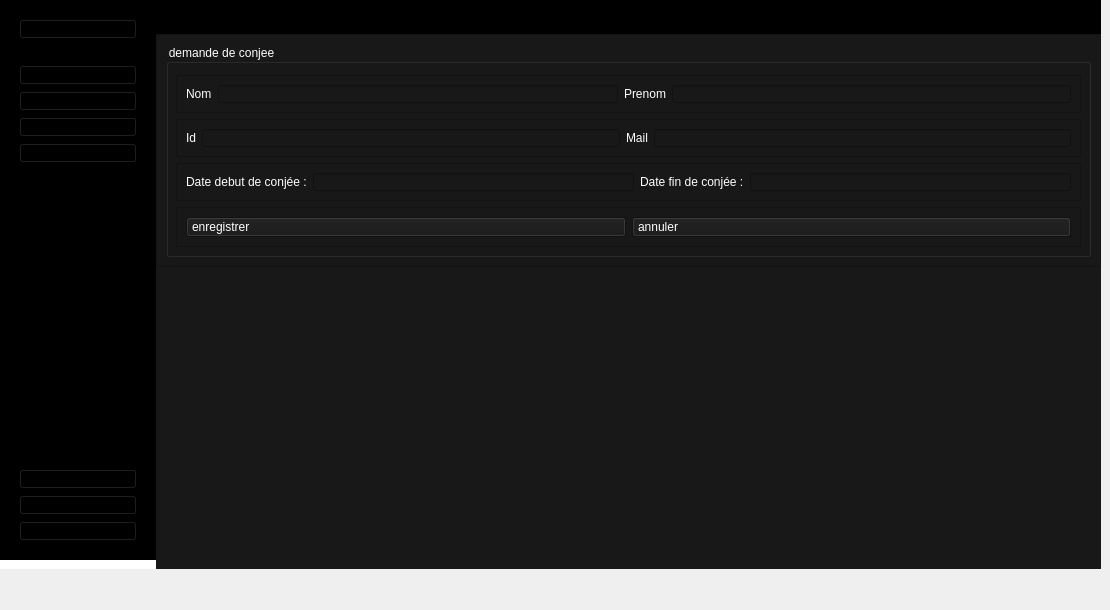
        <widget class="QWidget" name="AddPage_5">
         <widget class="QWidget" name="centralwidget_10">
          <property name="geometry">
           <rect>
            <x>0</x>
            <y>0</y>
            <width>1101</width>
            <height>601</height>
           </rect>
          </property>
          <property name="styleSheet">
           <string notr="true">*{
padding:0;
margin:0;
}
QPushButton{
	text-align:left;
	padding:2px 5px;
	font: 75 9pt &quot;MS Shell Dlg 2&quot;;
}
#leftMenuSubContainer QPushButton{
	text-align:left;
	padding:5px 10px;
}</string>
          </property>
          <layout class="QFormLayout" name="formLayout_23">
           <property name="horizontalSpacing">
            <number>0</number>
           </property>
           <property name="verticalSpacing">
            <number>0</number>
           </property>
           <property name="leftMargin">
            <number>0</number>
           </property>
           <property name="topMargin">
            <number>0</number>
           </property>
           <property name="rightMargin">
            <number>0</number>
           </property>
           <property name="bottomMargin">
            <number>0</number>
           </property>
           <item row="0" column="0">
            <widget class="QWidget" name="leftMenuContainer_19" native="true">
             <property name="styleSheet">
              <string notr="true">background-color:#FFF;
</string>
             </property>
             <layout class="QVBoxLayout" name="verticalLayout_99">
              <property name="leftMargin">
               <number>0</number>
              </property>
              <property name="topMargin">
               <number>0</number>
              </property>
              <property name="rightMargin">
               <number>0</number>
              </property>
              <item>
               <widget class="QWidget" name="leftMenuSubContainer_19" native="true">
                <property name="styleSheet">
                 <string notr="true">background-color:rgb(0, 0, 0);</string>
                </property>
                <layout class="QVBoxLayout" name="verticalLayout_100">
                 <item alignment="Qt::AlignTop">
                  <widget class="QFrame" name="UserSideMenu_19">
                   <property name="frameShape">
                    <enum>QFrame::StyledPanel</enum>
                   </property>
                   <property name="frameShadow">
                    <enum>QFrame::Raised</enum>
                   </property>
                   <layout class="QHBoxLayout" name="horizontalLayout_63">
                    <item>
                     <widget class="QPushButton" name="Account_19">
                      <property name="toolTip">
                       <string>User</string>
                      </property>
                      <property name="toolTipDuration">
                       <number>16</number>
                      </property>
                      <property name="text">
                       <string>My account</string>
                      </property>
                      <property name="icon">
                       <iconset>
                        <normalon>icon/user.svg</normalon>
                       </iconset>
                      </property>
                      <property name="iconSize">
                       <size>
                        <width>20</width>
                        <height>20</height>
                       </size>
                      </property>
                     </widget>
                    </item>
                   </layout>
                  </widget>
                 </item>
                 <item alignment="Qt::AlignTop">
                  <widget class="QFrame" name="MainFunctions_19">
                   <property name="sizePolicy">
                    <sizepolicy hsizetype="Preferred" vsizetype="Preferred">
                     <horstretch>0</horstretch>
                     <verstretch>0</verstretch>
                    </sizepolicy>
                   </property>
                   <property name="frameShape">
                    <enum>QFrame::StyledPanel</enum>
                   </property>
                   <property name="frameShadow">
                    <enum>QFrame::Raised</enum>
                   </property>
                   <layout class="QVBoxLayout" name="verticalLayout_101">
                    <item>
                     <widget class="QPushButton" name="HomeBtn_19">
                      <property name="toolTip">
                       <string>Home</string>
                      </property>
                      <property name="text">
                       <string>Home</string>
                      </property>
                      <property name="icon">
                       <iconset>
                        <normaloff>icon/home.svg</normaloff>
                        <normalon>icon/home.svg</normalon>icon/home.svg</iconset>
                      </property>
                      <property name="iconSize">
                       <size>
                        <width>20</width>
                        <height>20</height>
                       </size>
                      </property>
                     </widget>
                    </item>
                    <item>
                     <widget class="QPushButton" name="DataBtn_19">
                      <property name="toolTip">
                       <string>Data</string>
                      </property>
                      <property name="text">
                       <string>Data</string>
                      </property>
                      <property name="icon">
                       <iconset>
                        <normaloff>icon/database.svg</normaloff>
                        <normalon>icon/database.svg</normalon>icon/database.svg</iconset>
                      </property>
                      <property name="iconSize">
                       <size>
                        <width>20</width>
                        <height>20</height>
                       </size>
                      </property>
                     </widget>
                    </item>
                    <item>
                     <widget class="QPushButton" name="addeq_19">
                      <property name="styleSheet">
                       <string notr="true">font: 75 9pt &quot;MS Shell Dlg 2&quot;;</string>
                      </property>
                      <property name="text">
                       <string>Ajouter employee</string>
                      </property>
                      <property name="icon">
                       <iconset>
                        <normaloff>icon/plus.svg</normaloff>icon/plus.svg</iconset>
                      </property>
                      <property name="iconSize">
                       <size>
                        <width>20</width>
                        <height>20</height>
                       </size>
                      </property>
                     </widget>
                    </item>
                    <item>
                     <widget class="QPushButton" name="PdfBtn_24">
                      <property name="toolTip">
                       <string>Pdf</string>
                      </property>
                      <property name="text">
                       <string>demande de conjée</string>
                      </property>
                      <property name="icon">
                       <iconset>
                        <normaloff>icon/printer.svg</normaloff>
                        <normalon>icon/printer.svg</normalon>icon/printer.svg</iconset>
                      </property>
                      <property name="iconSize">
                       <size>
                        <width>20</width>
                        <height>20</height>
                       </size>
                      </property>
                     </widget>
                    </item>
                    <item>
                     <spacer name="verticalSpacer_127">
                      <property name="orientation">
                       <enum>Qt::Vertical</enum>
                      </property>
                      <property name="sizeHint" stdset="0">
                       <size>
                        <width>20</width>
                        <height>40</height>
                       </size>
                      </property>
                     </spacer>
                    </item>
                    <item>
                     <spacer name="verticalSpacer_128">
                      <property name="orientation">
                       <enum>Qt::Vertical</enum>
                      </property>
                      <property name="sizeHint" stdset="0">
                       <size>
                        <width>20</width>
                        <height>40</height>
                       </size>
                      </property>
                     </spacer>
                    </item>
                    <item>
                     <spacer name="verticalSpacer_129">
                      <property name="orientation">
                       <enum>Qt::Vertical</enum>
                      </property>
                      <property name="sizeHint" stdset="0">
                       <size>
                        <width>20</width>
                        <height>40</height>
                       </size>
                      </property>
                     </spacer>
                    </item>
                    <item>
                     <spacer name="verticalSpacer_130">
                      <property name="orientation">
                       <enum>Qt::Vertical</enum>
                      </property>
                      <property name="sizeHint" stdset="0">
                       <size>
                        <width>20</width>
                        <height>40</height>
                       </size>
                      </property>
                     </spacer>
                    </item>
                    <item>
                     <spacer name="verticalSpacer_131">
                      <property name="orientation">
                       <enum>Qt::Vertical</enum>
                      </property>
                      <property name="sizeHint" stdset="0">
                       <size>
                        <width>20</width>
                        <height>40</height>
                       </size>
                      </property>
                     </spacer>
                    </item>
                    <item>
                     <spacer name="verticalSpacer_132">
                      <property name="orientation">
                       <enum>Qt::Vertical</enum>
                      </property>
                      <property name="sizeHint" stdset="0">
                       <size>
                        <width>20</width>
                        <height>40</height>
                       </size>
                      </property>
                     </spacer>
                    </item>
                    <item>
                     <spacer name="verticalSpacer_133">
                      <property name="orientation">
                       <enum>Qt::Vertical</enum>
                      </property>
                      <property name="sizeHint" stdset="0">
                       <size>
                        <width>20</width>
                        <height>40</height>
                       </size>
                      </property>
                     </spacer>
                    </item>
                   </layout>
                  </widget>
                 </item>
                 <item alignment="Qt::AlignBottom">
                  <widget class="QFrame" name="AppFunction_19">
                   <property name="frameShape">
                    <enum>QFrame::StyledPanel</enum>
                   </property>
                   <property name="frameShadow">
                    <enum>QFrame::Raised</enum>
                   </property>
                   <layout class="QVBoxLayout" name="verticalLayout_102">
                    <item>
                     <widget class="QPushButton" name="SettingsBtn_19">
                      <property name="toolTip">
                       <string>Settings</string>
                      </property>
                      <property name="text">
                       <string>Settings</string>
                      </property>
                      <property name="icon">
                       <iconset>
                        <normaloff>icon/settings.svg</normaloff>
                        <disabledoff>icon/settings.svg</disabledoff>icon/settings.svg</iconset>
                      </property>
                      <property name="iconSize">
                       <size>
                        <width>20</width>
                        <height>20</height>
                       </size>
                      </property>
                     </widget>
                    </item>
                    <item>
                     <widget class="QPushButton" name="HelpBtn_19">
                      <property name="toolTip">
                       <string>Help</string>
                      </property>
                      <property name="text">
                       <string>Help</string>
                      </property>
                      <property name="icon">
                       <iconset>
                        <normaloff>icon/help-circle.svg</normaloff>
                        <normalon>icon/help-circle.svg</normalon>icon/help-circle.svg</iconset>
                      </property>
                      <property name="iconSize">
                       <size>
                        <width>20</width>
                        <height>20</height>
                       </size>
                      </property>
                     </widget>
                    </item>
                    <item>
                     <widget class="QPushButton" name="LogoutBtn_19">
                      <property name="toolTip">
                       <string>Logout</string>
                      </property>
                      <property name="text">
                       <string>Logout</string>
                      </property>
                      <property name="icon">
                       <iconset>
                        <normaloff>icon/log-out.svg</normaloff>
                        <normalon>icon/log-out.svg</normalon>icon/log-out.svg</iconset>
                      </property>
                      <property name="iconSize">
                       <size>
                        <width>20</width>
                        <height>20</height>
                       </size>
                      </property>
                     </widget>
                    </item>
                   </layout>
                  </widget>
                 </item>
                </layout>
               </widget>
              </item>
             </layout>
            </widget>
           </item>
           <item row="0" column="1">
            <widget class="QWidget" name="mainBodyContainer_19" native="true">
             <property name="styleSheet">
              <string notr="true">background-color:#181818 ;</string>
             </property>
             <layout class="QFormLayout" name="formLayout_24">
              <property name="horizontalSpacing">
               <number>0</number>
              </property>
              <property name="verticalSpacing">
               <number>0</number>
              </property>
              <property name="leftMargin">
               <number>0</number>
              </property>
              <property name="topMargin">
               <number>0</number>
              </property>
              <property name="rightMargin">
               <number>0</number>
              </property>
              <property name="bottomMargin">
               <number>0</number>
              </property>
              <item row="0" column="0" colspan="2">
               <widget class="QFrame" name="TopBar_19">
                <property name="styleSheet">
                 <string notr="true">background-color:rgb(0, 0, 0);</string>
                </property>
                <property name="frameShape">
                 <enum>QFrame::StyledPanel</enum>
                </property>
                <property name="frameShadow">
                 <enum>QFrame::Raised</enum>
                </property>
                <layout class="QVBoxLayout" name="verticalLayout_103">
                 <item>
                  <widget class="QLabel" name="Actor_19">
                   <property name="styleSheet">
                    <string notr="true">font: 75 16pt &quot;MS Shell Dlg 2&quot;;
</string>
                   </property>
                   <property name="text">
                    <string>Responsable Ressource Humaine</string>
                   </property>
                  </widget>
                 </item>
                </layout>
               </widget>
              </item>
              <item row="1" column="0" colspan="2">
               <widget class="QFrame" name="MainContent_19">
                <property name="styleSheet">
                 <string notr="true">background-color:#181818 ;</string>
                </property>
                <property name="frameShape">
                 <enum>QFrame::StyledPanel</enum>
                </property>
                <property name="frameShadow">
                 <enum>QFrame::Raised</enum>
                </property>
                <layout class="QHBoxLayout" name="horizontalLayout_64">
                 <item>
                  <widget class="QGroupBox" name="groupBox_19">
                   <property name="styleSheet">
                    <string notr="true">font: 75 12pt &quot;MS Shell Dlg 2&quot;;
color:#fff;
</string>
                   </property>
                   <property name="title">
                    <string>demande de conjee</string>
                   </property>
                   <layout class="QVBoxLayout" name="verticalLayout_104">
                    <property name="spacing">
                     <number>6</number>
                    </property>
                    <property name="topMargin">
                     <number>30</number>
                    </property>
                    <item>
                     <widget class="QFrame" name="frame_41">
                      <property name="frameShape">
                       <enum>QFrame::StyledPanel</enum>
                      </property>
                      <property name="frameShadow">
                       <enum>QFrame::Raised</enum>
                      </property>
                      <layout class="QHBoxLayout" name="horizontalLayout_65">
                       <item>
                        <widget class="QLabel" name="label_90">
                         <property name="text">
                          <string>Nom</string>
                         </property>
                        </widget>
                       </item>
                       <item>
                        <widget class="QLineEdit" name="lineEdit_57"/>
                       </item>
                       <item>
                        <widget class="QLabel" name="label_91">
                         <property name="text">
                          <string>Prenom</string>
                         </property>
                        </widget>
                       </item>
                       <item>
                        <widget class="QLineEdit" name="lineEdit_58"/>
                       </item>
                      </layout>
                     </widget>
                    </item>
                    <item>
                     <widget class="QFrame" name="frame_42">
                      <property name="frameShape">
                       <enum>QFrame::StyledPanel</enum>
                      </property>
                      <property name="frameShadow">
                       <enum>QFrame::Raised</enum>
                      </property>
                      <layout class="QHBoxLayout" name="horizontalLayout_66">
                       <item>
                        <widget class="QLabel" name="label_92">
                         <property name="text">
                          <string>Id</string>
                         </property>
                        </widget>
                       </item>
                       <item>
                        <widget class="QLineEdit" name="lineEdit_59"/>
                       </item>
                       <item>
                        <widget class="QLabel" name="label_93">
                         <property name="text">
                          <string>Mail</string>
                         </property>
                        </widget>
                       </item>
                       <item>
                        <widget class="QLineEdit" name="lineEdit_60"/>
                       </item>
                      </layout>
                     </widget>
                    </item>
                    <item>
                     <widget class="QFrame" name="frame_43">
                      <property name="frameShape">
                       <enum>QFrame::StyledPanel</enum>
                      </property>
                      <property name="frameShadow">
                       <enum>QFrame::Raised</enum>
                      </property>
                      <layout class="QHBoxLayout" name="horizontalLayout_67">
                       <item>
                        <widget class="QLabel" name="label_94">
                         <property name="text">
                          <string>Date debut de conjée :</string>
                         </property>
                        </widget>
                       </item>
                       <item>
                        <widget class="QLineEdit" name="lineEdit_22"/>
                       </item>
                       <item>
                        <widget class="QLabel" name="label_95">
                         <property name="text">
                          <string>Date fin de conjée :</string>
                         </property>
                        </widget>
                       </item>
                       <item>
                        <widget class="QLineEdit" name="lineEdit_23"/>
                       </item>
                      </layout>
                     </widget>
                    </item>
                    <item>
                     <widget class="QFrame" name="frame_44">
                      <property name="frameShape">
                       <enum>QFrame::StyledPanel</enum>
                      </property>
                      <property name="frameShadow">
                       <enum>QFrame::Raised</enum>
                      </property>
                      <layout class="QHBoxLayout" name="horizontalLayout_68">
                       <item>
                        <widget class="QPushButton" name="pushButton_18">
                         <property name="text">
                          <string>enregistrer</string>
                         </property>
                        </widget>
                       </item>
                       <item>
                        <widget class="QPushButton" name="pushButton_19">
                         <property name="text">
                          <string>annuler</string>
                         </property>
                        </widget>
                       </item>
                      </layout>
                     </widget>
                    </item>
                   </layout>
                  </widget>
                 </item>
                </layout>
               </widget>
              </item>
             </layout>
            </widget>
           </item>
          </layout>
         </widget>
        </widget>
